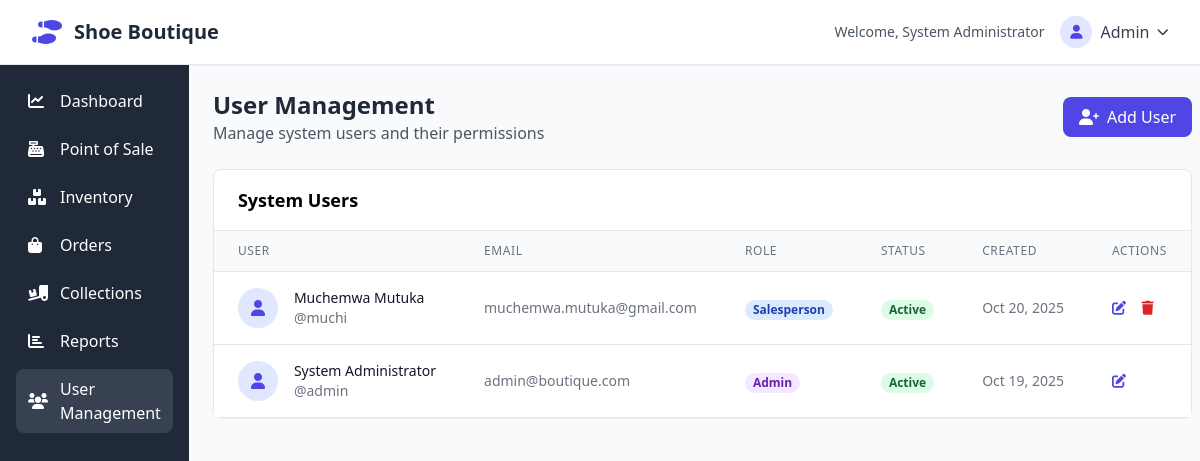
/users.php (signed in), run on the app's committed database.
### tables this page shows
CREATE TABLE `users` (
  `id` int(11) NOT NULL,
  `username` varchar(50) NOT NULL,
  `password` varchar(255) NOT NULL,
  `email` varchar(100) NOT NULL,
  `role` enum('admin','salesperson','viewer') DEFAULT 'salesperson',
  `full_name` varchar(100) NOT NULL,
  `is_active` tinyint(1) DEFAULT 1,
  `created_at` timestamp NOT NULL DEFAULT current_timestamp()
);

### users.php (the view, shortened to what this page needs)
<?php
$db = (new Database())->getConnection();
$sql = "SELECT * FROM users ORDER BY created_at DESC";
$stmt = $db->prepare($sql);
$stmt->execute();
$users = $stmt->fetchAll(PDO::FETCH_ASSOC);
?>
<!DOCTYPE html>
<html lang="en">
<head>
    <script src="https://cdn.tailwindcss.com"></script>
    <link href="https://cdnjs.cloudflare.com/ajax/libs/font-awesome/6.0.0/css/all.min.css" rel="stylesheet">
</head>
<body class="bg-gray-50">
    <?php include 'header.php'; ?>
    <div class="flex">
        <?php include 'sidebar.php'; ?>
        <main class="flex-1 p-6">
            <div class="mb-6 flex justify-between items-center">
                <div>
                    <h1 class="text-2xl font-bold text-gray-800">User Management</h1>
                    <p class="text-gray-600">Manage system users and their permissions</p>
                </div>
                <button onclick="openAddModal()" class="bg-indigo-600 text-white px-4 py-2 rounded-lg hover:bg-indigo-700 flex items-center">
                    <i class="fas fa-user-plus mr-2"></i> Add User
                </button>
            </div>
            <div class="bg-white rounded-lg shadow-sm border border-gray-200">
                <div class="px-6 py-4 border-b border-gray-200">
                    <h3 class="text-lg font-semibold">System Users</h3>
                </div>
                <div class="overflow-x-auto">
                    <table class="min-w-full divide-y divide-gray-200">
                        <thead class="bg-gray-50">
                            <tr>
                                <th class="px-6 py-3 text-left text-xs font-medium text-gray-500 uppercase tracking-wider">User</th>
                                <th class="px-6 py-3 text-left text-xs font-medium text-gray-500 uppercase tracking-wider">Email</th>
                                <th class="px-6 py-3 text-left text-xs font-medium text-gray-500 uppercase tracking-wider">Role</th>
                                <th class="px-6 py-3 text-left text-xs font-medium text-gray-500 uppercase tracking-wider">Status</th>
                                <th class="px-6 py-3 text-left text-xs font-medium text-gray-500 uppercase tracking-wider">Created</th>
                                <th class="px-6 py-3 text-left text-xs font-medium text-gray-500 uppercase tracking-wider">Actions</th>
                            </tr>
                        </thead>
                        <tbody class="bg-white divide-y divide-gray-200">
                            <?php foreach ($users as $user): ?>
                            <tr>
                                <td class="px-6 py-4 whitespace-nowrap">
                                    <div class="flex items-center">
                                        <div class="flex-shrink-0 h-10 w-10 bg-indigo-100 rounded-full flex items-center justify-center">
                                            <i class="fas fa-user text-indigo-600"></i>
                                        </div>
                                        <div class="ml-4">
                                            <div class="text-sm font-medium text-gray-900"><?php echo $user['full_name']; ?></div>
                                            <div class="text-sm text-gray-500">@<?php echo $user['username']; ?></div>
                                        </div>
                                    </div>
                                </td>
                                <td class="px-6 py-4 whitespace-nowrap text-sm text-gray-500"><?php echo $user['email']; ?></td>
                                <td class="px-6 py-4 whitespace-nowrap">
                                    <span class="px-2 inline-flex text-xs leading-5 font-semibold rounded-full
                                        <?php echo $user['role'] == 'admin' ? 'bg-purple-100 text-purple-800' :
                                               ($user['role'] == 'salesperson' ? 'bg-blue-100 text-blue-800' : 'bg-gray-100 text-gray-800'); ?>">
                                        <?php echo ucfirst($user['role']); ?>
                                    </span>
                                </td>
                                <td class="px-6 py-4 whitespace-nowrap">
                                    <span class="px-2 inline-flex text-xs leading-5 font-semibold rounded-full
                                        <?php echo $user['is_active'] ? 'bg-green-100 text-green-800' : 'bg-red-100 text-red-800'; ?>">
                                        <?php echo $user['is_active'] ? 'Active' : 'Inactive'; ?>
                                    </span>
                                </td>
                                <td class="px-6 py-4 whitespace-nowrap text-sm text-gray-500">
                                    <?php echo date('M j, Y', strtotime($user['created_at'])); ?>
                                </td>
                                <td class="px-6 py-4 whitespace-nowrap text-sm font-medium">
                                    <button onclick="openEditModal(<?php echo htmlspecialchars(json_encode($user)); ?>)"
                                            class="text-indigo-600 hover:text-indigo-900 mr-3">
                                        <i class="fas fa-edit"></i>
                                    </button>
                                    <?php if ($user['id'] != $_SESSION['user_id']): ?>
                                    <a href="users.php?delete=<?php echo $user['id']; ?>"
                                       class="text-red-600 hover:text-red-900"
                                       onclick="return confirm('Are you sure you want to delete this user?')">
                                        <i class="fas fa-trash"></i>
                                    </a>
                                    <?php endif; ?>
                                </td>
                            </tr>
                            <?php endforeach; ?>
                        </tbody>
                    </table>
                </div>
            </div>
        </main>
    </div>
</body>
</html>

### data on the page
users: full_name "Muchemwa Mutuka", username "muchi", email "muchemwa.mutuka@gmail.com", role "Salesperson", is_active "Active", created_at "Oct 20, 2025"
users: full_name "System Administrator", username "admin", email "admin@boutique.com", role "Admin", is_active "Active", created_at "Oct 19, 2025"

### other printed values
$_SESSION['full_name'] "System Administrator"
$_SESSION['role'] "Admin"
